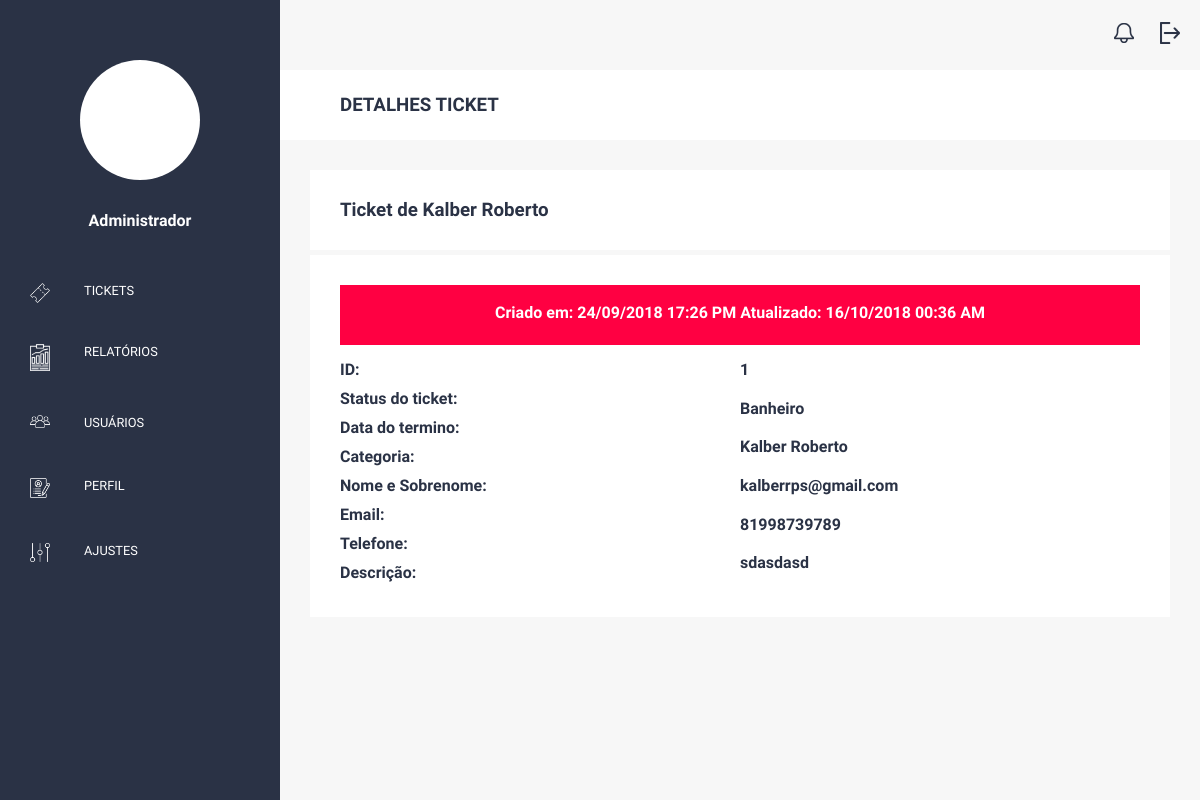
/adm/details/1 (signed in), run on an earlier commit of the app's database.
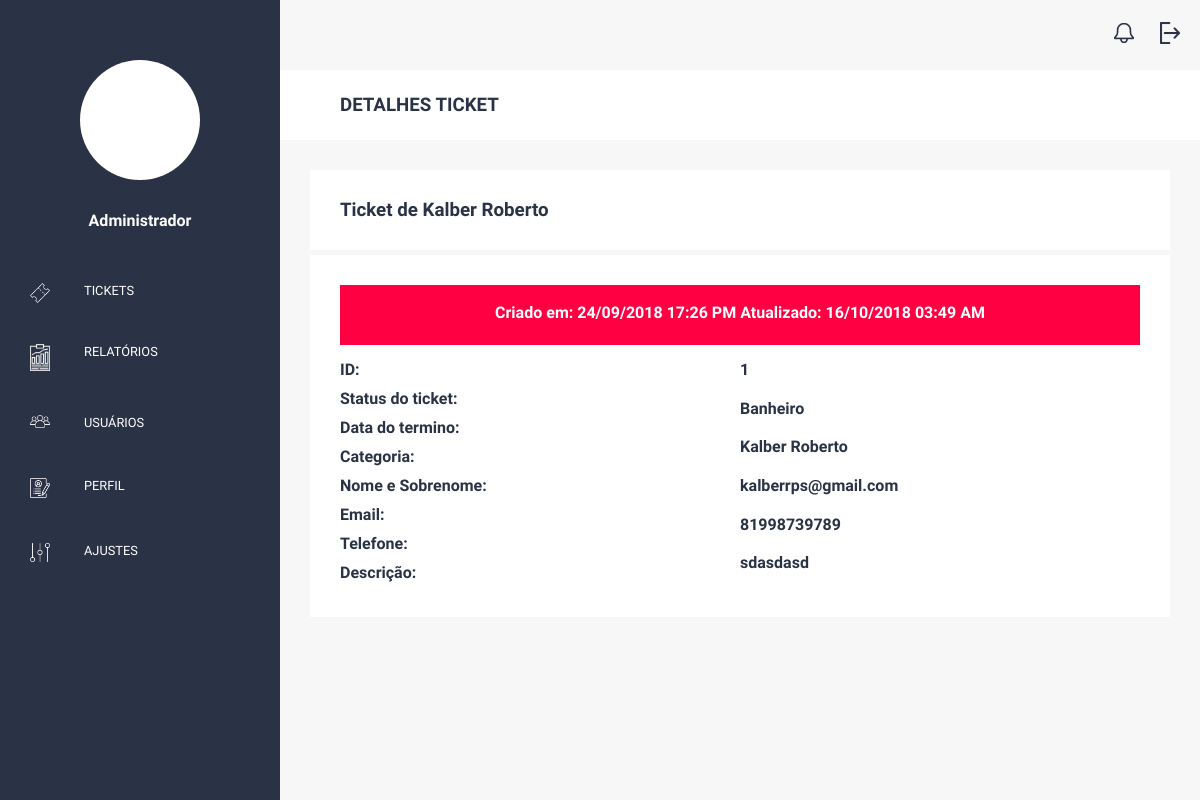
And on a later commit of the database.
### ticket/models.py (models this page shows, shortened)
class Ticket(models.Model):
    STATUS = (
        ('1', 'NOVO'),
        ('2', 'ABERTO'),
        ('3', 'FECHADO')
    )
    status = models.CharField(max_length=1, null=True, choices=STATUS, default='1')
    data_criacao = models.DateTimeField(auto_now_add=True)
    modified = models.DateTimeField(auto_now=True)
    categoria = models.ForeignKey(Categoria, on_delete=models.SET_NULL, null=True)
    nome_completo = models.CharField(max_length=50)
    email = models.EmailField()
    telefone = models.CharField(max_length=14)
    anexo = models.FileField(upload_to='post_image', blank=True)
    descricao = models.TextField()
    user = models.ForeignKey(User, on_delete=models.SET_NULL, blank=True, null=True)

class Categoria(models.Model):
    nome=models.CharField(max_length=100)

### adminstrador/views.py (the view)
# urls.py: path('details/<int:id>', details, name='details'),
@login_required
def details(request, id):
    ticket = Ticket.objects.get(id = id)
    form = TicketForm(instance=ticket)
    return render(request, 'detailsticket.html', {'ticket': ticket, 'form': form})

### adminstrador/templates/detailsticket.html
{% extends 'basedashboard.html' %}
{% block titulo  %} DETALHES TICKET {% endblock %}
{% block main %}
<div class="container-details">
    <div class="content-details">
        <h3> Ticket de {{ticket.nome_completo}} </h3>
    </div>
</div>
<div class="container-listticket">
    <div class="content-listticket">
        <div class="content-date">
			<h4>
				Criado em: {{ ticket.data_criacao|date:"d/m/Y H:i A"  }}
				Atualizado: {{ticket.modified|date:"d/m/Y H:i A"  }}
			</h4>
        </div>
        <div class="ticket-details">
            <div class="details-list">
				<p>ID: </p>
				<p>Status do ticket: </p>
				<p>Data do termino: </p>
				<p>Categoria: </p>
				<p>Nome e Sobrenome: </p>
				<p>Email: </p>
				<p>Telefone: </p>
				<p>Descrição: </p>
			</div>
			<div class="details-atribute">
				<p>{{ticket.id}}</p>
				<p>{{ticket.categoria.nome}}</p>
				<p>{{ticket.nome_completo}}</p>
				<p>{{ticket.email}}</p>
				<p>{{ticket.telefone}}</p>
				<p>{{ticket.descricao}}</p>
            </div>
        </div>
    </div>
</div>
{% endblock %}

What changed in the data, as far as the page shows it:
changed Ticket "Kalber Roberto": modified "16/10/2018 00:36 AM" → "16/10/2018 03:49 AM"
